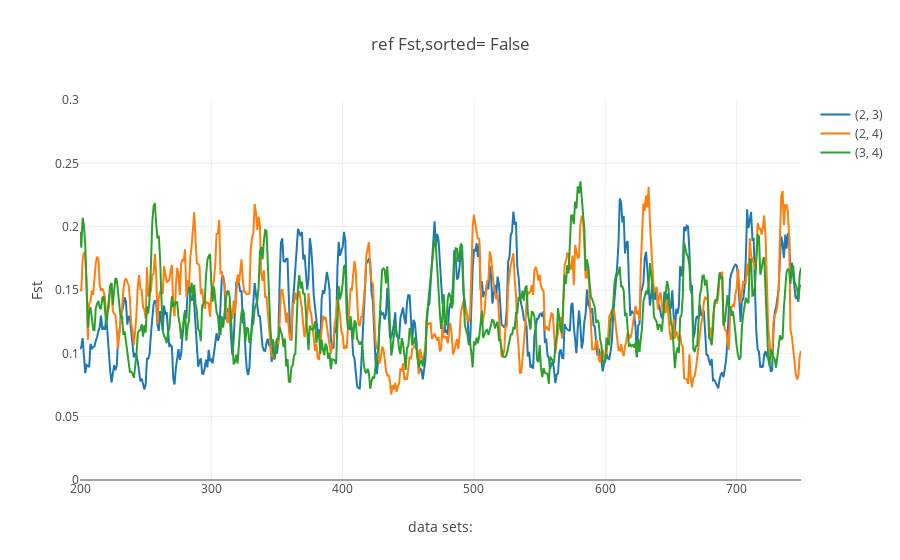

Notebook source saved alongside this figure:
### Code cell
from structure_tools.Tutorial_subplots import fst_window_plot


fst_window_plot(Fst_window,ref_labels,sort= False,window_range= Windows_range)

### Figure 1 — Plotly figure (JSON) as saved in the notebook; plotly's stock layout.template omitted (floating-point values rounded to 4 significant figures; data arrays with more than 128 entries replaced by an {"elided": "..."} marker saying what was removed)
{"data": [{"name": "(2, 3)", "type": "scatter", "uid": "aca90549-4256-4341-b6e4-0e6c762f1e69", "x": {"elided": "550 int values"}, "y": {"elided": "550 float values"}}, {"name": "(2, 4)", "type": "scatter", "uid": "dff35c09-8f0e-4850-9810-3d9a151ae5eb", "x": {"elided": "550 int values"}, "y": {"elided": "550 float values"}}, {"name": "(3, 4)", "type": "scatter", "uid": "c093a2dc-806e-46e5-acdf-54e3254dd861", "x": {"elided": "550 int values"}, "y": {"elided": "550 float values"}}], "layout": {"title": "ref Fst,sorted= False", "xaxis": {"title": "data sets: "}, "yaxis": {"range": [0, 0.3], "title": "Fst"}}}
